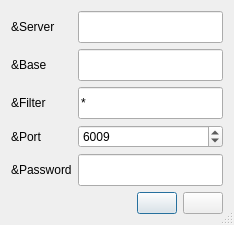
<ui version="4.0">
  <author></author>
  <comment></comment>
  <exportmacro></exportmacro>
  <class>TGo4HServerConnection</class>
  <widget class="QDialog" name="TGo4HServerConnectionInstance" >
    <property name="geometry" >
      <rect>
        <x>0</x>
        <y>0</y>
        <width>234</width>
        <height>225</height>
      </rect>
    </property>
    <property name="windowTitle" >
      <string>Connect to gsi histo server</string>
    </property>
    <property name="sizeGripEnabled" >
      <bool>true</bool>
    </property>
    <layout class="QGridLayout" >
      <item row="0" column="0" >
        <widget class="QLabel" name="ServerNameLbl" >
          <property name="text" >
            <string>&amp;Server</string>
          </property>
          <property name="buddy" stdset="0" >
            <cstring>ServerName</cstring>
          </property>
          <property name="wordWrap" >
            <bool>false</bool>
          </property>
        </widget>
      </item>
      <item row="1" column="0" >
        <widget class="QLabel" name="BaseNameLbl" >
          <property name="text" >
            <string>&amp;Base</string>
          </property>
          <property name="buddy" stdset="0" >
            <cstring>BaseName</cstring>
          </property>
          <property name="wordWrap" >
            <bool>false</bool>
          </property>
        </widget>
      </item>
      <item row="4" column="0" >
        <widget class="QLabel" name="PasswordLbl" >
          <property name="text" >
            <string>&amp;Password</string>
          </property>
          <property name="buddy" stdset="0" >
            <cstring>UserPassEdt</cstring>
          </property>
          <property name="wordWrap" >
            <bool>false</bool>
          </property>
        </widget>
      </item>
      <item row="2" column="0" >
        <widget class="QLabel" name="FilterNameLbl" >
          <property name="text" >
            <string>&amp;Filter</string>
          </property>
          <property name="buddy" stdset="0" >
            <cstring>FilterList</cstring>
          </property>
          <property name="wordWrap" >
            <bool>false</bool>
          </property>
        </widget>
      </item>
      <item row="3" column="0" >
        <widget class="QLabel" name="PortNumberLbl" >
          <property name="text" >
            <string>&amp;Port</string>
          </property>
          <property name="buddy" stdset="0" >
            <cstring>PortNumberSpin</cstring>
          </property>
          <property name="wordWrap" >
            <bool>false</bool>
          </property>
        </widget>
      </item>
      <item row="2" column="1" >
        <widget class="QLineEdit" name="FilterList" >
          <property name="maximumSize" >
            <size>
              <width>250</width>
              <height>32767</height>
            </size>
          </property>
          <property name="text" >
            <string>*</string>
          </property>
          <property name="toolTip" stdset="0" >
            <string>Wildcarded name of histogram(s).</string>
          </property>
        </widget>
      </item>
      <item row="4" column="1" >
        <widget class="QLineEdit" name="UserPassEdt" >
          <property name="sizePolicy" >
            <sizepolicy>
              <hsizetype>5</hsizetype>
              <vsizetype>0</vsizetype>
              <horstretch>0</horstretch>
              <verstretch>0</verstretch>
            </sizepolicy>
          </property>
          <property name="maximumSize" >
            <size>
              <width>250</width>
              <height>32767</height>
            </size>
          </property>
          <property name="echoMode" >
            <enum>QLineEdit::Password</enum>
          </property>
          <property name="toolTip" stdset="0" >
            <string>Password to access histogram server.</string>
          </property>
        </widget>
      </item>
      <item row="3" column="1" >
        <widget class="QSpinBox" name="PortNumberSpin" >
          <property name="maximum" >
            <number>10000</number>
          </property>
          <property name="minimum" >
            <number>1000</number>
          </property>
          <property name="value" >
            <number>6009</number>
          </property>
        </widget>
      </item>
      <item row="0" column="1" >
        <widget class="QLineEdit" name="ServerName" >
          <property name="sizePolicy" >
            <sizepolicy>
              <hsizetype>1</hsizetype>
              <vsizetype>0</vsizetype>
              <horstretch>0</horstretch>
              <verstretch>0</verstretch>
            </sizepolicy>
          </property>
          <property name="maximumSize" >
            <size>
              <width>250</width>
              <height>32767</height>
            </size>
          </property>
          <property name="toolTip" stdset="0" >
            <string>Name of histogram server node.</string>
          </property>
        </widget>
      </item>
      <item row="1" column="1" >
        <widget class="QLineEdit" name="BaseName" >
          <property name="sizePolicy" >
            <sizepolicy>
              <hsizetype>1</hsizetype>
              <vsizetype>0</vsizetype>
              <horstretch>0</horstretch>
              <verstretch>0</verstretch>
            </sizepolicy>
          </property>
          <property name="maximumSize" >
            <size>
              <width>250</width>
              <height>32767</height>
            </size>
          </property>
          <property name="toolTip" stdset="0" >
            <string>Name of histogram base.</string>
          </property>
        </widget>
      </item>
      <item rowspan="1" row="5" column="0" colspan="2" >
        <layout class="QHBoxLayout" >
          <item>
            <spacer name="spacer35" >
              <property name="sizeHint" >
                <size>
                  <width>110</width>
                  <height>20</height>
                </size>
              </property>
              <property name="sizeType" >
                <enum>QSizePolicy::Expanding</enum>
              </property>
              <property name="orientation" >
                <enum>Qt::Horizontal</enum>
              </property>
            </spacer>
          </item>
          <item>
            <widget class="QPushButton" name="buttonOk" >
              <property name="text" >
                <string/>
              </property>
              <property name="icon" >
                <pixmap>:/icons/start.png</pixmap>
              </property>
              <property name="shortcut" >
                <string/>
              </property>
              <property name="autoDefault" >
                <bool>true</bool>
              </property>
              <property name="default" >
                <bool>true</bool>
              </property>
            </widget>
          </item>
          <item>
            <widget class="QPushButton" name="CloseBtn" >
              <property name="text" >
                <string/>
              </property>
              <property name="icon" >
                <pixmap>:/icons/close16.png</pixmap>
              </property>
              <property name="shortcut" >
                <string/>
              </property>
              <property name="autoDefault" >
                <bool>false</bool>
              </property>
              <property name="default" >
                <bool>false</bool>
              </property>
            </widget>
          </item>
        </layout>
      </item>
    </layout>
  </widget>
  <layoutdefault spacing="6" margin="11" />
  <connections>
    <connection>
      <sender>buttonOk</sender>
      <signal>clicked()</signal>
      <receiver>TGo4HServerConnectionInstance</receiver>
      <slot>accept()</slot>
    </connection>
    <connection>
      <sender>CloseBtn</sender>
      <signal>clicked()</signal>
      <receiver>TGo4HServerConnectionInstance</receiver>
      <slot>reject()</slot>
    </connection>
  </connections>
</ui>
